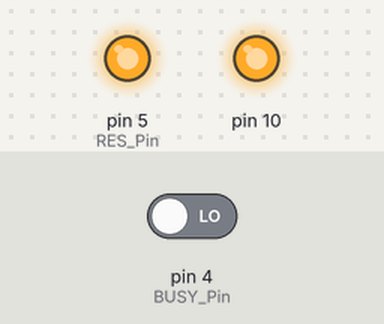
Recording of a sketch running on a simulated Arduino Uno, built with avr-gcc and run on an emulated ATmega328P. Shown: output pins drawn as LEDs (lit = HIGH). The test bench sets the inputs (shaded band); at power-on: pin 4 (BUSY_Pin) LOW. Pins used as bus, display or sensor lines are not drawn. At 2.3 s the program stops and its outputs stay as they are.

Above: at 0.24 s.
Timing chart, 0 to 3.2 s (numbered marks = the images above):
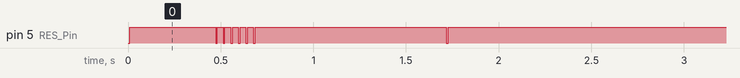

The sketch:

GDEQ042T81-Arduino.ino
```cpp
#include <SPI.h>
#include"Ap_29demo.h"
//IO settings
int BUSY_Pin = 4;
int RES_Pin = 5;
int DC_Pin = 6;
int CS_Pin = 7;

#define EPD_W21_CS_0 digitalWrite(CS_Pin,LOW)
#define EPD_W21_CS_1 digitalWrite(CS_Pin,HIGH)
#define EPD_W21_DC_0  digitalWrite(DC_Pin,LOW)
#define EPD_W21_DC_1  digitalWrite(DC_Pin,HIGH)
#define EPD_W21_RST_0 digitalWrite(RES_Pin,LOW)
#define EPD_W21_RST_1 digitalWrite(RES_Pin,HIGH)
#define isEPD_W21_BUSY digitalRead(BUSY_Pin)
//400*300///////////////////////////////////////

#define MONOMSB_MODE 1
#define MONOLSB_MODE 2
#define RED_MODE     3

#define MAX_LINE_BYTES 50// =400/8
#define MAX_COLUMN_BYTES  300

#define ALLSCREEN_GRAGHBYTES  15000

////////FUNCTION//////
void driver_delay_us(unsigned int xus);
void driver_delay(unsigned long xms);
void DELAY_S(unsigned int delaytime);
void SPI_Delay(unsigned char xrate);
void SPI_Write(unsigned char value);
void Epaper_Write_Data(unsigned char command);
void Epaper_Write_Command(unsigned char command);
//EPD
void EPD_init(void);//Electronic paper initialization
void EPD_Update(void);
void EPD_sleep(void);

//Display
void EPD_Display(unsigned char *BW_Image);
void PIC_display_Clear(void);
void EPD_SetRAMValue_BaseMap(const unsigned char * datas);
void EPD_Dis_Part(unsigned int x_start,unsigned int y_start,const unsigned char * datas,unsigned int PART_COLUMN,unsigned int PART_LINE);
void EPD_Dis_Part_myself(unsigned int x_startA,unsigned int y_startA,const unsigned char * datasA,
                         unsigned int x_startB,unsigned int y_startB,const unsigned char * datasB,
                         unsigned int x_startC,unsigned int y_startC,const unsigned char * datasC,
                         unsigned int x_startD,unsigned int y_startD,const unsigned char * datasD,
                         unsigned int x_startE,unsigned int y_startE,const unsigned char * datasE,
                         unsigned int PART_COLUMN,unsigned int PART_LINE
                        );
void EPD_HW_Init_Fast(void);
void EPD_WhiteScreen_ALL_Fast(const unsigned char *datas);
void setup() {
   pinMode(BUSY_Pin, INPUT);
   pinMode(RES_Pin, OUTPUT);
   pinMode(DC_Pin, OUTPUT);
   pinMode(CS_Pin, OUTPUT);
   //SPI
   SPI.beginTransaction(SPISettings(10000000, MSBFIRST, SPI_MODE0));
   SPI.begin ();
}

//Tips//
/*When the electronic paper is refreshed in full screen, the picture flicker is a normal phenomenon, and the main function is to clear the display afterimage in the previous picture.
  When the local refresh is performed, the screen does not flash.*/
/*When you need to transplant the driver, you only need to change the corresponding IO. The BUSY pin is the input mode and the others are the output mode. */

void loop() {
   unsigned char fen_L,fen_H,miao_L,miao_H;
//////////////////////Partial refresh time demo/////////////////////////////////////
    EPD_HW_Init_Fast(); //EPD init Fast
    EPD_SetRAMValue_BaseMapFast(gImage_basemap); //Partial refresh background color
    for(fen_H=0;fen_H<6;fen_H++)
    {
    for(fen_L=0;fen_L<10;fen_L++)
    {
    for(miao_H=0;miao_H<6;miao_H++)
    {
    for(miao_L=0;miao_L<10;miao_L++)
    {
        EPD_Dis_Part_myself(152,92,(unsigned char *)&Num[miao_L],         //x-A,y-A,DATA-A
                            152,124,(unsigned char *)&Num[miao_H],         //x-B,y-B,DATA-B
                            152,156,(unsigned char *)gImage_numdot,       //x-C,y-C,DATA-C
                            152,188,(unsigned char *)&Num[fen_L],         //x-D,y-D,DATA-D
                            152,220,(unsigned char *)&Num[fen_H],32,64);  //x-E,y-E,DATA-E,Resolution 32*64

                            if((fen_L==0)&&(miao_H==0)&&(miao_L==5))
                            goto Clear;
       }
      }
     }
    }
      //Clear screen
    Clear:
    delay(1000); //1s
    EPD_HW_Init(); //Electronic paper initialization
    PIC_display_Clear();//EPD Clear
    EPD_DeepSleep(); //Enter deep sleep,Sleep instruction is necessary, please do not delete!!!
  while(1);

}


///////////////////EXTERNAL FUNCTION////////////////////////////////////////////////////////////////////////
///////////////////EXTERNAL FUNCTION////////////////////////////////////////////////////////////////////////
void SPI_Write(unsigned char value)
{
    SPI.transfer(value);
}
void Epaper_Write_Command(unsigned char command)
{
  EPD_W21_CS_0;
  EPD_W21_DC_0;   // command write
  SPI_Write(command);
  EPD_W21_CS_1;
}
void Epaper_Write_Data(unsigned char data)
{
  EPD_W21_CS_0;
  EPD_W21_DC_1;   // data write
  SPI_Write(data);
  EPD_W21_CS_1;
}

/////////////////EPD settings Functions/////////////////////
void Epaper_READBUSY(void)
{
  while(1)
  {   //=1 BUSY
     if(isEPD_W21_BUSY==0) break;
  }
}
//SSD1683
void EPD_HW_Init(void)
{
    EPD_W21_RST_0;    // Module reset
    delay(10);//At least 10ms delay
    EPD_W21_RST_1;
    delay(10);//At least 10ms delay

    Epaper_READBUSY(); //waiting for the electronic paper IC to release the idle signal
    Epaper_Write_Command(0x12);     //SWRESET
    Epaper_READBUSY(); //waiting for the electronic paper IC to release the idle signal

    Epaper_Write_Command(0x21);
    Epaper_Write_Data(0x40);
    Epaper_Write_Data(0x00);

    Epaper_Write_Command(0x3C); // board
    Epaper_Write_Data(0x05); //


    Epaper_Write_Command(0x11);  // Data entry mode
    Epaper_Write_Data(0x01);

    Epaper_Write_Command(0x44);
    Epaper_Write_Data(0x00); // RAM x address start at 0
    Epaper_Write_Data(0x31); // RAM x address end at 31h(49+1)*8->400
    Epaper_Write_Command(0x45);
    Epaper_Write_Data(0x2B);   // RAM y address start at 12Bh
    Epaper_Write_Data(0x01);
    Epaper_Write_Data(0x00); // RAM y address end at 00h
    Epaper_Write_Data(0x00);

    Epaper_Write_Command(0x4E);
    Epaper_Write_Data(0x00);
    Epaper_Write_Command(0x4F);
    Epaper_Write_Data(0x2B);
    Epaper_Write_Data(0x01);
}

void EPD_HW_Init_Fast(void)
{
  EPD_W21_RST_0;  // Module reset
  delay(10);//At least 10ms delay
  EPD_W21_RST_1;
  delay(10); //At least 10ms delay

  Epaper_Write_Command(0x12);  //SWRESET
  Epaper_READBUSY();

  Epaper_Write_Command(0x21);
  Epaper_Write_Data(0x40);
  Epaper_Write_Data(0x00);

  Epaper_Write_Command(0x3C);
  Epaper_Write_Data(0x05);

  Epaper_Write_Command(0x1A); // Write to temperature register
  Epaper_Write_Data(0x64);
  Epaper_Write_Data(0x00);

  Epaper_Write_Command(0x22); // Load temperature value
  Epaper_Write_Data(0x91);
  Epaper_Write_Command(0x20);
  Epaper_READBUSY();

  Epaper_Write_Command(0x11);  // Data entry mode
  Epaper_Write_Data(0x01);

  Epaper_Write_Command(0x44);
  Epaper_Write_Data(0x00); // RAM x address start at 0
  Epaper_Write_Data(0x31); // RAM x address end at 31h(49+1)*8->400
  Epaper_Write_Command(0x45);
  Epaper_Write_Data(0x2B);   // RAM y address start at 12Bh
  Epaper_Write_Data(0x01);
  Epaper_Write_Data(0x00); // RAM y address end at 00h
  Epaper_Write_Data(0x00);

  Epaper_Write_Command(0x4E);
  Epaper_Write_Data(0x00);
  Epaper_Write_Command(0x4F);
  Epaper_Write_Data(0x2B);
  Epaper_Write_Data(0x01);

}
void EPD_Update(void)
{
  Epaper_Write_Command(0x22); //Display Update Control
  Epaper_Write_Data(0xF7);
  Epaper_Write_Command(0x20); //Activate Display Update Sequence
  Epaper_READBUSY();

}
void EPD_Update_Fast(void)
{
  Epaper_Write_Command(0x22); //Display Update Control
  Epaper_Write_Data(0xC7);
  Epaper_Write_Command(0x20); //Activate Display Update Sequence
  Epaper_READBUSY();

}

/*When the electronic paper screen is updated, do not unplug the electronic paper to avoid damage to the screen*/
void EPD_Part_Update(void)
{
  Epaper_Write_Command(0x22); //Display Update Control
  Epaper_Write_Data(0xFF);
  Epaper_Write_Command(0x20); //Activate Display Update Sequence
  Epaper_READBUSY();
}
void EPD_DeepSleep(void)
{
  Epaper_Write_Command(0x10); //enter deep sleep
  Epaper_Write_Data(0x01);
  delay(100);
}

void EPD_WhiteScreen_ALL(const unsigned char *datas)
{
   unsigned int i;
  Epaper_Write_Command(0x24);   //write RAM for black(0)/white (1)
   for(i=0;i<ALLSCREEN_GRAGHBYTES;i++)
   {
      Epaper_Write_Data(pgm_read_byte(&datas[i]));
   }
  Epaper_Write_Command(0x26);   //write RAM for black(0)/white (1)
   for(i=0;i<ALLSCREEN_GRAGHBYTES;i++)
   {
      Epaper_Write_Data(pgm_read_byte(&datas[i]));
   }
  //update
  EPD_Update();
}
void EPD_WhiteScreen_ALL_Fast(const unsigned char *datas)
{
   unsigned int i;
  Epaper_Write_Command(0x24);   //write RAM for black(0)/white (1)
   for(i=0;i<ALLSCREEN_GRAGHBYTES;i++)
   {
     Epaper_Write_Data(pgm_read_byte(&datas[i]));
   }
  Epaper_Write_Command(0x26);   //write RAM for black(0)/white (1)
   for(i=0;i<ALLSCREEN_GRAGHBYTES;i++)
   {
     Epaper_Write_Data(pgm_read_byte(&datas[i]));
   }
   EPD_Update_Fast();
}
void PIC_display_Clear(void)
{
   unsigned int i;
  Epaper_Write_Command(0x24);   //write RAM for black(0)/white (1)
   for(i=0;i<ALLSCREEN_GRAGHBYTES;i++)
   {
     Epaper_Write_Data(0xff);
   }
  Epaper_Write_Command(0x26);   //write RAM for black(0)/white (1)
   for(i=0;i<ALLSCREEN_GRAGHBYTES;i++)
   {
     Epaper_Write_Data(0xff);
   }
  //update
  EPD_Update();
}


//////////////////////////Part update//////////////////////////////////////////////
//The x axis is reduced by one byte, and the y axis is reduced by one pixel.
void EPD_SetRAMValue_BaseMap( const unsigned char * datas)
{
  unsigned int i;
  Epaper_Write_Command(0x24);   //Write Black and White image to RAM
   for(i=0;i<15000;i++)
   {
     Epaper_Write_Data(pgm_read_byte(&datas[i]));
   }
  Epaper_Write_Command(0x26);   //Write Black and White image to RAM
   for(i=0;i<15000;i++)
   {
     Epaper_Write_Data(pgm_read_byte(&datas[i]));
   }
   EPD_Update();

}
void EPD_SetRAMValue_BaseMapFast( const unsigned char * datas)
{
  unsigned int i;
  Epaper_Write_Command(0x24);   //Write Black and White image to RAM
   for(i=0;i<15000;i++)
   {
     Epaper_Write_Data(pgm_read_byte(&datas[i]));
   }
  Epaper_Write_Command(0x26);   //Write Black and White image to RAM
   for(i=0;i<15000;i++)
   {
     Epaper_Write_Data(pgm_read_byte(&datas[i]));
   }
   EPD_Update_Fast();

}


void EPD_Dis_Part(unsigned int x_start,unsigned int y_start,const unsigned char * datas,unsigned int PART_COLUMN,unsigned int PART_LINE)
{
  unsigned int i;
  unsigned int x_end,y_start1,y_start2,y_end1,y_end2;
  x_start=x_start/8;
  x_end=x_start+PART_LINE/8-1;

  y_start1=0;
  y_start2=y_start;
  if(y_start>=256)
  {
    y_start1=y_start2/256;
    y_start2=y_start2%256;
  }
  y_end1=0;
  y_end2=y_start+PART_COLUMN-1;
  if(y_end2>=256)
  {
    y_end1=y_end2/256;
    y_end2=y_end2%256;
  }

//Reset
  EPD_W21_RST_0;  // Module reset
  delay(10);//At least 10ms delay
  EPD_W21_RST_1;
  delay(10); //At least 10ms delay

  Epaper_Write_Command(0x21);
  Epaper_Write_Data(0x00);
  Epaper_Write_Data(0x00);

  Epaper_Write_Command(0x3C); //BorderWavefrom
  Epaper_Write_Data(0x80);
//

  Epaper_Write_Command(0x44);       // set RAM x address start/end, in page 35
  Epaper_Write_Data(x_start);    // RAM x address start at 00h;
  Epaper_Write_Data(x_end);    // RAM x address end at 0fh(15+1)*8->128
  Epaper_Write_Command(0x45);       // set RAM y address start/end, in page 35
  Epaper_Write_Data(y_start2);    // RAM y address start at 0127h;
  Epaper_Write_Data(y_start1);    // RAM y address start at 0127h;
  Epaper_Write_Data(y_end2);    // RAM y address end at 00h;
  Epaper_Write_Data(y_end1);    // ????=0


  Epaper_Write_Command(0x4E);   // set RAM x address count to 0;
  Epaper_Write_Data(x_start);
  Epaper_Write_Command(0x4F);   // set RAM y address count to 0X127;
  Epaper_Write_Data(y_start2);
  Epaper_Write_Data(y_start1);


   Epaper_Write_Command(0x24);   //Write Black and White image to RAM
   for(i=0;i<PART_COLUMN*PART_LINE/8;i++)
   {
     Epaper_Write_Data(pgm_read_byte(&datas[i]));
   }
   EPD_Part_Update();

}


void EPD_Dis_Part_myself(unsigned int x_startA,unsigned int y_startA,const unsigned char * datasA,
                         unsigned int x_startB,unsigned int y_startB,const unsigned char * datasB,
                         unsigned int x_startC,unsigned int y_startC,const unsigned char * datasC,
                         unsigned int x_startD,unsigned int y_startD,const unsigned char * datasD,
                         unsigned int x_startE,unsigned int y_startE,const unsigned char * datasE,
                         unsigned int PART_COLUMN,unsigned int PART_LINE
                        )
{
  unsigned int i;
  unsigned int x_end,y_start1,y_start2,y_end1,y_end2;

  //Data A////////////////////////////
  x_startA=x_startA/8;//Convert to byte
  x_end=x_startA+PART_LINE/8-1;

  y_start1=0;
  y_start2=y_startA-1;
  if(y_startA>=256)
  {
    y_start1=y_start2/256;
    y_start2=y_start2%256;
  }
  y_end1=0;
  y_end2=y_startA+PART_COLUMN-1;
  if(y_end2>=256)
  {
    y_end1=y_end2/256;
    y_end2=y_end2%256;
  }

//Reset
  EPD_W21_RST_0;  // Module reset
  delay(10);//At least 10ms delay
  EPD_W21_RST_1;
  delay(10); //At least 10ms delay

  Epaper_Write_Command(0x21);
  Epaper_Write_Data(0x00);
  Epaper_Write_Data(0x00);

  Epaper_Write_Command(0x3C); //BorderWavefrom
  Epaper_Write_Data(0x80);
//

  Epaper_Write_Command(0x44);       // set RAM x address start/end, in page 35
  Epaper_Write_Data(x_startA);    // RAM x address start at 00h;
  Epaper_Write_Data(x_end);    // RAM x address end at 0fh(15+1)*8->128
  Epaper_Write_Command(0x45);       // set RAM y address start/end, in page 35
  Epaper_Write_Data(y_start2);    // RAM y address start at 0127h;
  Epaper_Write_Data(y_start1);    // RAM y address start at 0127h;
  Epaper_Write_Data(y_end2);    // RAM y address end at 00h;
  Epaper_Write_Data(y_end1);


  Epaper_Write_Command(0x4E);   // set RAM x address count to 0;
  Epaper_Write_Data(x_startA);
  Epaper_Write_Command(0x4F);   // set RAM y address count to 0X127;
  Epaper_Write_Data(y_start2);
  Epaper_Write_Data(y_start1);


   Epaper_Write_Command(0x24);   //Write Black and White image to RAM
   for(i=0;i<PART_COLUMN*PART_LINE/8;i++)
   {
     Epaper_Write_Data(pgm_read_byte(&datasA[i]));
   }
  //Data B/////////////////////////////////////
  x_startB=x_startB/8;//Convert to byte
  x_end=x_startB+PART_LINE/8-1;

  y_start1=0;
  y_start2=y_startB-1;
  if(y_startB>=256)
  {
    y_start1=y_start2/256;
    y_start2=y_start2%256;
  }
  y_end1=0;
  y_end2=y_startB+PART_COLUMN-1;
  if(y_end2>=256)
  {
    y_end1=y_end2/256;
    y_end2=y_end2%256;
  }

  Epaper_Write_Command(0x44);       // set RAM x address start/end, in page 35
  Epaper_Write_Data(x_startB);    // RAM x address start at 00h;
  Epaper_Write_Data(x_end);    // RAM x address end at 0fh(15+1)*8->128
  Epaper_Write_Command(0x45);       // set RAM y address start/end, in page 35
  Epaper_Write_Data(y_start2);    // RAM y address start at 0127h;
  Epaper_Write_Data(y_start1);    // RAM y address start at 0127h;
  Epaper_Write_Data(y_end2);    // RAM y address end at 00h;
  Epaper_Write_Data(y_end1);


  Epaper_Write_Command(0x4E);   // set RAM x address count to 0;
  Epaper_Write_Data(x_startB);
  Epaper_Write_Command(0x4F);   // set RAM y address count to 0X127;
  Epaper_Write_Data(y_start2);
  Epaper_Write_Data(y_start1);


   Epaper_Write_Command(0x24);   //Write Black and White image to RAM
   for(i=0;i<PART_COLUMN*PART_LINE/8;i++)
   {
     Epaper_Write_Data(pgm_read_byte(&datasB[i]));
   }

  //Data C//////////////////////////////////////
  x_startC=x_startC/8;//Convert to byte
  x_end=x_startC+PART_LINE/8-1;

  y_start1=0;
  y_start2=y_startC-1;
  if(y_startC>=256)
  {
    y_start1=y_start2/256;
    y_start2=y_start2%256;
  }
  y_end1=0;
  y_end2=y_startC+PART_COLUMN-1;
  if(y_end2>=256)
  {
    y_end1=y_end2/256;
    y_end2=y_end2%256;
  }

  Epaper_Write_Command(0x44);       // set RAM x address start/end, in page 35
  Epaper_Write_Data(x_startC);    // RAM x address start at 00h;
  Epaper_Write_Data(x_end);    // RAM x address end at 0fh(15+1)*8->128
  Epaper_Write_Command(0x45);       // set RAM y address start/end, in page 35
  Epaper_Write_Data(y_start2);    // RAM y address start at 0127h;
  Epaper_Write_Data(y_start1);    // RAM y address start at 0127h;
  Epaper_Write_Data(y_end2);    // RAM y address end at 00h;
  Epaper_Write_Data(y_end1);


  Epaper_Write_Command(0x4E);   // set RAM x address count to 0;
  Epaper_Write_Data(x_startC);
  Epaper_Write_Command(0x4F);   // set RAM y address count to 0X127;
  Epaper_Write_Data(y_start2);
  Epaper_Write_Data(y_start1);


   Epaper_Write_Command(0x24);   //Write Black and White image to RAM
   for(i=0;i<PART_COLUMN*PART_LINE/8;i++)
   {
     Epaper_Write_Data(pgm_read_byte(&datasC[i]));
   }

  //Data D//////////////////////////////////////
  x_startD=x_startD/8;//Convert to byte
  x_end=x_startD+PART_LINE/8-1;

  y_start1=0;
  y_start2=y_startD-1;
  if(y_startD>=256)
  {
    y_start1=y_start2/256;
    y_start2=y_start2%256;
  }
  y_end1=0;
  y_end2=y_startD+PART_COLUMN-1;
  if(y_end2>=256)
  {
    y_end1=y_end2/256;
    y_end2=y_end2%256;
  }

  Epaper_Write_Command(0x44);       // set RAM x address start/end, in page 35
  Epaper_Write_Data(x_startD);    // RAM x address start at 00h;
  Epaper_Write_Data(x_end);        // RAM x address end at 0fh(15+1)*8->128
  Epaper_Write_Command(0x45);       // set RAM y address start/end, in page 35
  Epaper_Write_Data(y_start2);    // RAM y address start at 0127h;
  Epaper_Write_Data(y_start1);    // RAM y address start at 0127h;
  Epaper_Write_Data(y_end2);    // RAM y address end at 00h;
  Epaper_Write_Data(y_end1);


  Epaper_Write_Command(0x4E);   // set RAM x address count to 0;
  Epaper_Write_Data(x_startD);
  Epaper_Write_Command(0x4F);   // set RAM y address count to 0X127;
  Epaper_Write_Data(y_start2);
  Epaper_Write_Data(y_start1);


   Epaper_Write_Command(0x24);   //Write Black and White image to RAM
   for(i=0;i<PART_COLUMN*PART_LINE/8;i++)
   {
       Epaper_Write_Data(pgm_read_byte(&datasD[i]));
   }
  //Data E//////////////////////////////////////
  x_startE=x_startE/8;//Convert to byte
  x_end=x_startE+PART_LINE/8-1;

  y_start1=0;
  y_start2=y_startE-1;
  if(y_startE>=256)
  {
    y_start1=y_start2/256;
    y_start2=y_start2%256;
  }
  y_end1=0;
  y_end2=y_startE+PART_COLUMN-1;
  if(y_end2>=256)
  {
    y_end1=y_end2/256;
    y_end2=y_end2%256;
  }

  Epaper_Write_Command(0x44);       // set RAM x address start/end, in page 35
  Epaper_Write_Data(x_startE);    // RAM x address start at 00h;
  Epaper_Write_Data(x_end);    // RAM x address end at 0fh(15+1)*8->128
  Epaper_Write_Command(0x45);       // set RAM y address start/end, in page 35
  Epaper_Write_Data(y_start2);    // RAM y address start at 0127h;
  Epaper_Write_Data(y_start1);    // RAM y address start at 0127h;
  Epaper_Write_Data(y_end2);    // RAM y address end at 00h;
  Epaper_Write_Data(y_end1);


  Epaper_Write_Command(0x4E);   // set RAM x address count to 0;
  Epaper_Write_Data(x_startE);
  Epaper_Write_Command(0x4F);   // set RAM y address count to 0X127;
  Epaper_Write_Data(y_start2);
  Epaper_Write_Data(y_start1);

  Epaper_Write_Command(0x24);   //Write Black and White image to RAM
   for(i=0;i<PART_COLUMN*PART_LINE/8;i++)
   {
     Epaper_Write_Data(pgm_read_byte(&datasE[i]));
   }
   EPD_Part_Update();

}

//////////////////////////////////END//////////////////////////////////////////////////
//////////////////////////////////END//////////////////////////////////////////////////
```

Source omitted: Ap_29demo.h (data table, 90560 bytes)

Measured:
- by itself, pin 5 (RES_Pin): goes HIGH 0.46 s, 5 × (LOW 0.01 s, HIGH 0.03 s), LOW 0.01 s, HIGH 1.0 s, LOW 0.01 s, then HIGH
